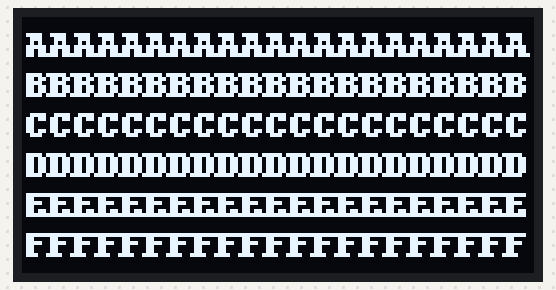
A program run on a simulated Raspberry Pi (BCM pin numbers). Parts: 128×64 one-colour display. At 0.0 s the program stops and its outputs stay as they are.

Above: at 0.1 s.

The program:

oled_driver.py
```python
#!/usr/bin/python/
# coding: utf-8
import time
import Adafruit_GPIO.SPI as SPI
import Adafruit_SSD1306
import Image
import ImageDraw
import ImageFont

# Raspberry Pi pin configuration:
RST = 26
# Note the following are only used with SPI:
DC = 20
SPI_PORT = 0
SPI_DEVICE = 1

# 128x64 display with hardware SPI:
disp = Adafruit_SSD1306.SSD1306_128_64(rst=RST, dc=DC, spi=SPI.SpiDev(SPI_PORT, SPI_DEVICE, max_speed_hz=8000000))

# Initializ library.
disp.begin()

# Clear display.
disp.clear()
disp.display()

# Create blank image for drawing.
# Make sure to create image with mode '1' for 1-bit color.
width = disp.width
height = disp.height
image = Image.new('1', (width, height))

# Get drawing object to draw on image.
draw = ImageDraw.Draw(image)

# Draw a black filled box to clear the image.
draw.rectangle((0,0,width,height), outline=0, fill=0)

# Draw some shapes.
# First define some constants to allow easy resizing of shapes.
padding = 1
top = padding
x = padding
# Load default font.
font = ImageFont.load_default()

# Alternatively load a TTF font.
# Some other nice fonts to try: http://www.dafont.com/bitmap.php
# font = ImageFont.truetype('Minecraftia.ttf', 8)

# Write two lines of text.
draw.text((x, top),    'AAAAAAAAAAAAAAAAAAAAA', font=font, fill=255)
draw.text((x, top+10), 'BBBBBBBBBBBBBBBBBBBBB', font=font, fill=255)
draw.text((x, top+20), 'CCCCCCCCCCCCCCCCCCCCC', font=font, fill=255)
draw.text((x, top+30), 'DDDDDDDDDDDDDDDDDDDDD', font=font, fill=255)
draw.text((x, top+40), 'EEEEEEEEEEEEEEEEEEEEE', font=font, fill=255)
draw.text((x, top+50), 'FFFFFFFFFFFFFFFFFFFFF', font=font, fill=255)

# Display image.
disp.image(image)
disp.display()
```
